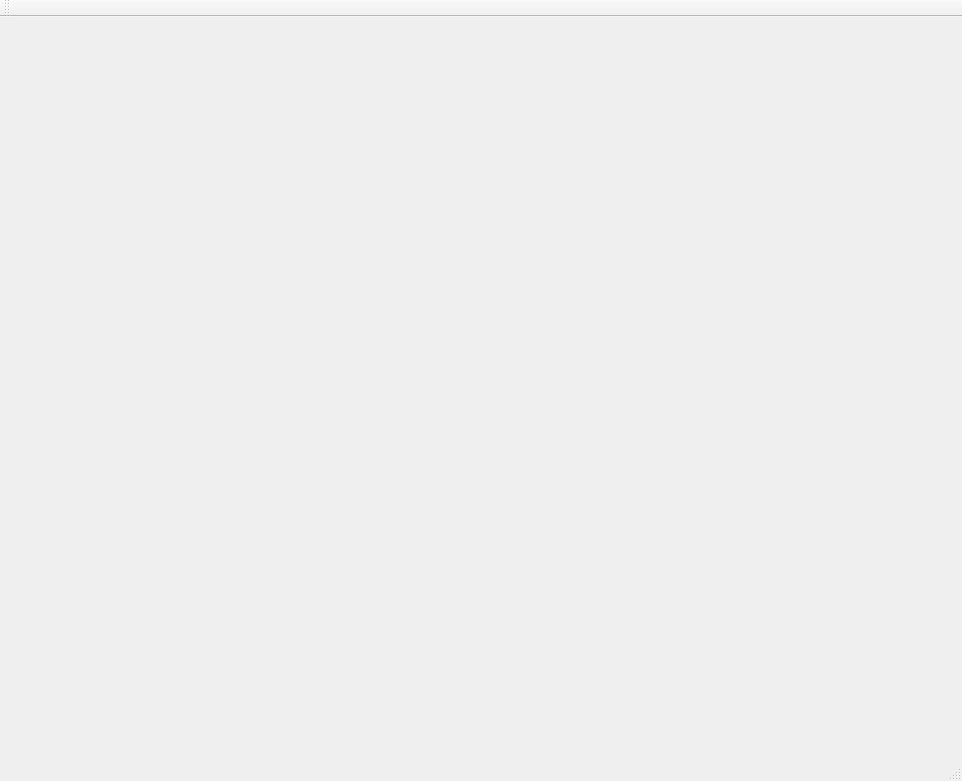
<?xml version="1.0" encoding="UTF-8"?>
<ui version="4.0">
 <class>MainWindow</class>
 <widget class="QMainWindow" name="MainWindow">
  <property name="geometry">
   <rect>
    <x>0</x>
    <y>0</y>
    <width>962</width>
    <height>781</height>
   </rect>
  </property>
  <property name="windowTitle">
   <string>MainWindow</string>
  </property>
  <widget class="QWidget" name="centralWidget"/>
  <widget class="QMenuBar" name="menuBar">
   <property name="geometry">
    <rect>
     <x>0</x>
     <y>0</y>
     <width>962</width>
     <height>21</height>
    </rect>
   </property>
  </widget>
  <widget class="QToolBar" name="mainToolBar">
   <attribute name="toolBarArea">
    <enum>TopToolBarArea</enum>
   </attribute>
   <attribute name="toolBarBreak">
    <bool>false</bool>
   </attribute>
  </widget>
  <widget class="QStatusBar" name="statusBar"/>
 </widget>
 <layoutdefault spacing="6" margin="11"/>
 <resources/>
 <connections/>
</ui>
